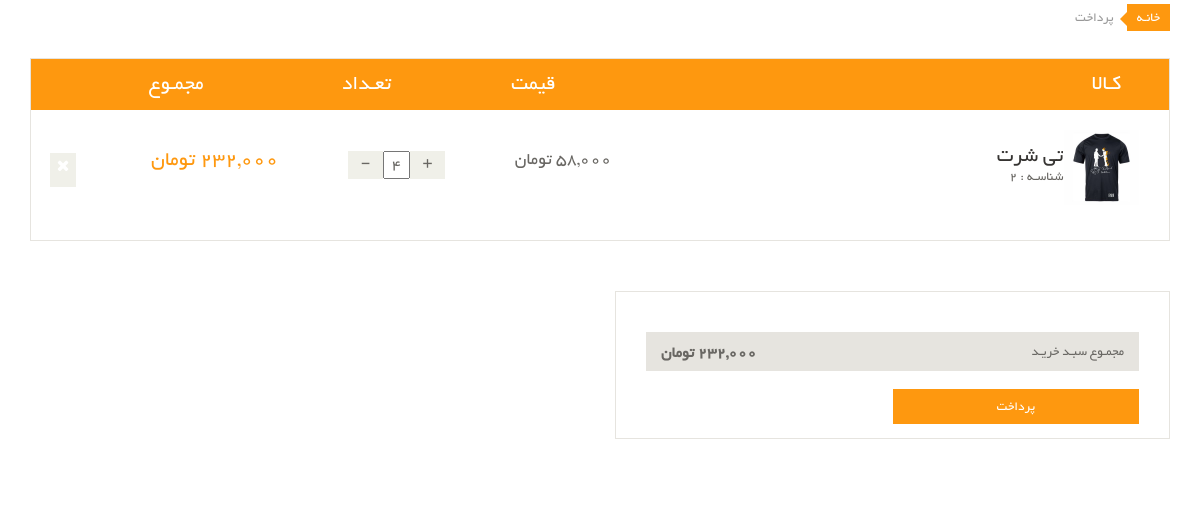
Before: /user/user-basket (signed in) with the older database file.
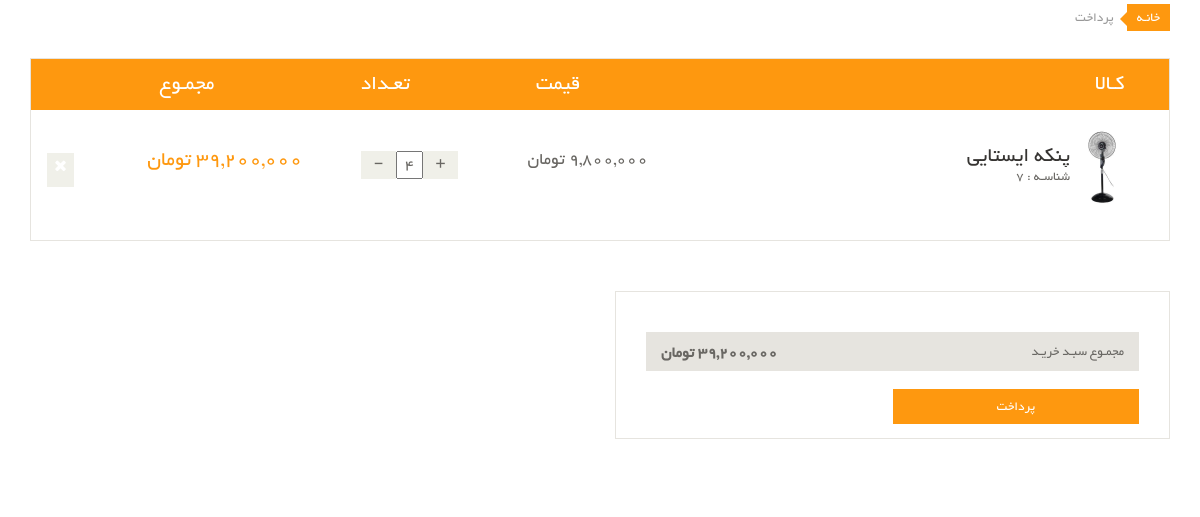
After: the same page with the newer database file.
### order_module/models.py (models this page shows, shortened)
class OrderDetail(models.Model):
    order = models.ForeignKey(Order, on_delete=models.CASCADE, verbose_name='سبد خرید')
    product = models.ForeignKey(Product, on_delete=models.CASCADE, verbose_name='محصول')
    final_price = models.IntegerField(null=True, blank=True, verbose_name='قیمت نهایی تکی محصول')
    count = models.IntegerField(verbose_name='تعداد')
    class Meta:
        verbose_name = 'جزییات سبد خرید'
        verbose_name_plural = 'لیست جزییات سبدهای خرید'

### product_module/models.py (models this page shows, shortened)
class Product(models.Model):
    title = models.CharField(max_length=300, verbose_name='نام محصول')
    category = models.ManyToManyField(ProductCategory, related_name='product_categories', verbose_name='دسته بندی ها')
    image = models.ImageField(upload_to='images/products', null=True, blank=True, verbose_name='تصویر محصول')
    brand = models.ForeignKey(ProductBrand, on_delete=models.CASCADE, verbose_name='برند', null=True, blank=True)
    price = models.IntegerField(verbose_name='قیمت')
    short_description = models.CharField(max_length=360, db_index=True, null=True, verbose_name='توضیحات کوتاه')
    description = models.TextField(verbose_name='توضیحات اصلی', db_index=True)
    slug = models.SlugField(default="", null=False, db_index=True, blank=True, max_length=200, unique=True, verbose_name='عنوان در url')
    is_active = models.BooleanField(default=False, verbose_name='فعال / غیرفعال')
    is_delete = models.BooleanField(verbose_name='حذف شده / نشده')
    class Meta:
        verbose_name = 'محصول'
        verbose_name_plural = 'محصولات'

### user_panel_module/views.py (the view)
# urls.py: path('user-basket', views.user_basket, name='user_basket_page'),
@login_required
def user_basket(request: HttpRequest):
    current_order, created = Order.objects.prefetch_related('orderdetail_set').get_or_create(is_paid=False, user_id=request.user.id)
    total_amount = current_order.calculate_total_price()
    context = {
        'order': current_order,
        'sum': total_amount
    }
    return render(request, 'user_panel_module/user_basket.html', context)

### order_module/models.py (called while the page is built)
    def calculate_total_price(self):
        total_amount = 0
        if self.is_paid:
            for order_detail in self.orderdetail_set.all():
                total_amount += order_detail.final_price * order_detail.count
        else:
            for order_detail in self.orderdetail_set.all():
                total_amount += order_detail.product.price * order_detail.count
        return total_amount

### polls/templatetags/poll_extras.py (called while the page is built)
@register.filter(name='three_digits_currency')
def three_digits_currency(value: int):
    return '{:,}'.format(value) + ' تومان'

@register.simple_tag
def multiply(quantity, price, *args, **kwargs):
    return three_digits_currency(quantity * price)

### user_panel_module/templates/user_panel_module/user_basket.html (shortened to what this page needs)
{% extends 'shared/_layout.html' %}
{% load poll_extras %}
{% block content %}
    <div id="order-detail-content">
        {% include 'user_panel_module/user_basket_content.html' %}
    </div>
{% endblock %}

### user_panel_module/templates/user_panel_module/user_basket_content.html (shortened to what this page needs)
{% load poll_extras %}
{% if order.orderdetail_set.all %}
    <section id="cart_items">
        <div class="container">
            <div class="breadcrumbs">
                <ol class="breadcrumb">
                    <li><a href="#">خانـه</a></li>
                    <li class="active">پرداخت</li>
                </ol>
            </div>
            <div class="table-responsive cart_info">
                <table class="table table-condensed">
                    <thead>
                    <tr class="cart_menu">
                        <td class="image">کـالا</td>
                        <td class="description"></td>
                        <td class="price">قیمت</td>
                        <td class="quantity">تعـداد</td>
                        <td class="total">مجمـوع</td>
                        <td></td>
                    </tr>
                    </thead>
                    <tbody>
                    {% for detail in order.orderdetail_set.all %}
                        <tr>
                            <td class="cart_product">
                                <a href=""><img src="{{ detail.product.image.url }}" width="75" alt=""></a>
                            </td>
                            <td class="cart_description">
                                <h4><a href="" class="one-line-text">{{ detail.product.title }}</a></h4>
                                <p>شناسـه : {{ detail.product.id }}</p>
                            </td>
                            <td class="cart_price">
                                <p>{{ detail.product.price|three_digits_currency }}</p>
                            </td>
                            <td class="cart_quantity">
                                <div class="cart_quantity_button">
                                    <a class="cart_quantity_up cursor-pointer"
                                       onclick="changeOrderDetailCount({{ detail.id }}, 'increase')"> + </a>
                                    <input class="cart_quantity_input" type="text" name="quantity"
                                           value="{{ detail.count }}"
                                           autocomplete="off" size="2">
                                    <a class="cart_quantity_down  cursor-pointer"
                                       onclick="changeOrderDetailCount({{ detail.id }}, 'decrease')"> - </a>
                                </div>
                            </td>
                            <td class="cart_total">
                                <p class="cart_total_price"> {% multiply detail.count detail.product.price %} </p>
                            </td>
                            <td class="cart_delete">
                                <a class="cart_quantity_delete" onclick="removeOrderDetail({{ detail.id }})"><i
                                        class="fa fa-times"></i></a>
                            </td>
                        </tr>
                    {% endfor %}
                    </tbody>
                </table>
            </div>
        </div>
    </section>
    <section id="do_action">
        <div class="container">
            <div class="row">
                <div class="col-sm-6">
                    <div class="total_area">
                        <ul>
                            <li>مجمـوع سبـد خریـد <span>{{ sum|three_digits_currency }}</span></li>
                        </ul>
                        <a class="btn btn-default check_out" href="checkout.html">پرداخت</a>
                    </div>
                </div>
            </div>
        </div>
    </section>
{% endif %}

Changed rows visible on the page:
removed OrderDetail: product.image (picture), product "تی شرت", product.id "2", product.price|three_digits_currency "58,000 تومان", quantity "4", count+product "232,000 تومان"
added OrderDetail: product.image (picture), product "پنکه ایستایی", product.id "7", product.price|three_digits_currency "9,800,000 تومان", quantity "4", count+product "39,200,000 تومان"
Other visible differences:
{{ sum|three_digits_currency }}: "232,000 تومان" → "39,200,000 تومان"
